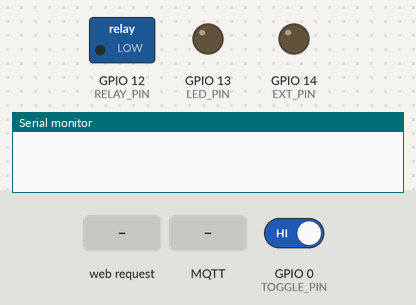
This sketch was run on a simulated ESP8266 (NodeMCU). On the bench: switched loads named in the sketch (green lamp = pin HIGH), output pins drawn as LEDs (lit = HIGH), the last lines printed to the serial monitor. Dashed ring = blinking. The inputs (shaded band) are chosen by the test bench; at power-on: GPIO 0 (TOGGLE_PIN) HIGH. WiFi joins after 1.5 s; servers stay silent unless stated; storage starts empty; no MQTT or app messages arrive unless stated. At 17.0 s the program restarts the board; the recording ends there.

Above: at 0.0 s.
At 7.8 s:
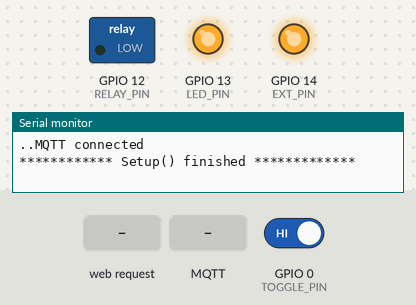
7.9 s: GPIO 0 (TOGGLE_PIN) driven LOW
At 8.17 s:
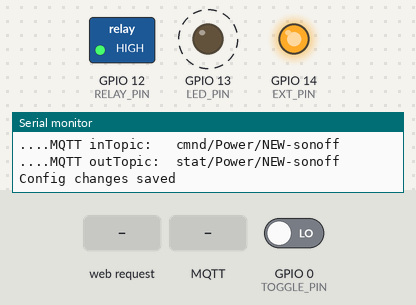
10.9 s: HTTP request GET / received
13.9 s: MQTT message "ON" arrives on the first subscribed topic
16.9 s: HTTP request GET /resetwifi received
Timing chart, 0 to 17.0 s (numbered marks = the images above; inputs shaded):
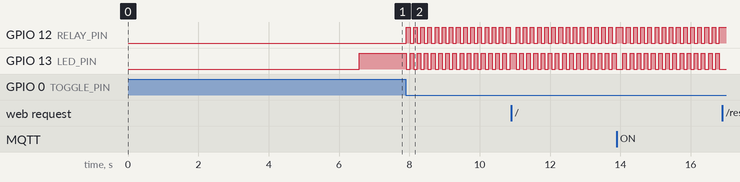

Measured:
- after the input at 7.9 s, GPIO 12 (RELAY_PIN), GPIO 13 (LED_PIN): alternates HIGH for 0.10 s and LOW for 0.10 s, starting at once
- after the input at 16.9 s, every drawn part: stays the same

The sketch:

sonoff.ino
```cpp
#include "User.h"                                                    // Our custom settings

/*----------------------------------------- Global variables -----------------------------------------*/
const static  String version = "1.8";                                // Version control no

WiFiClient                  WiFiClient;                              // The WiFi client object
WiFiManager                 wifiManager;         		                 // WiFiManager will do all the work of managing WiFi
PubSubClient                MQTTclient(WiFiClient);                  // MQTT client object
MDNSResponder mDNS;                                                  // Multi-Cast DNS object
ESP8266WebServer            httpServer(80);                          // WebServer on port 80

char deviceID[20]         = "                   ";                   // User specified name stored in configuration file

/* MQTT Settings */
char mqtt_server[30]      = "                            ";
int  mqtt_port;
char mqtt_user[10]        = "         ";
char mqtt_password[10]    = "         ";
char mqtt_inTopic[30]     = "                            ";
char mqtt_outTopic[30]    = "                            ";
long lastReconnectAttempt = 0;
long now;                                                            // Hold current millisecs device has been running

int state                 = 0;                                       // Initial state of power
boolean btnState          = false;                                   // Hold current state of relay

/* ------------------------------------------ Start of code ------------------------------------------*/

void setup() {

  #ifdef SERIAL_DEBUG
  Serial.begin(115200);
	delay(5000);
  debugln(F("************ Setup() started **************"));
  #endif

  if (!SPIFFS.begin()) {                                             // Start filesystem
  #ifdef SERIAL_DEBUG
    debugln(F("File system failed to mount"));
  #endif
    return;
  }

  #ifdef WIPE_SPIFFS
	if (SPIFFS.format()) {
		debugln(F("File System Formated"));
	}	else {
		debugln(F("File System Formatting Error"));
	}
  #endif

  if (!loadConfig()) {                                               // Load configuration file
  	return;
  }

  #ifdef SERIAL_DEBUG
  debugln(F("..Configuration start"));
  debug(F("....deviceID:       ")); debugln(deviceID);
  debug(F("....State:          ")); debugln(String(state));
  debug(F("....MQTT Server:    ")); debugln(mqtt_server);
  debug(F("....MQTT Port:      ")); debugln(String(mqtt_port));
  debug(F("....MQTT User:      ")); debugln(mqtt_user);
  debug(F("....MQTT Password:  ")); debugln(mqtt_password);
  debug(F("....MQTT inTopic:   ")); debugln(mqtt_inTopic);
  debug(F("....MQTT outTopic:  ")); debugln(mqtt_outTopic);

  debugln(F("..Configuration end"));
  #endif

	WiFi.hostname(deviceID);                                           // Set the hostname on network

  #ifdef SERIAL_DEBUG
	wifiManager.setDebugOutput(true);
  #else
	wifiManager.setDebugOutput(false);
  #endif

	wifiManager.setConfigPortalBlocking(false);                        // Config Portal will not block loop() from running
  if(!wifiManager.autoConnect(deviceID, WWW_PASSWD)) {               // Fetch WiFi values (from EEPROM) and try to connect
  }

  if (!mDNS.begin(deviceID, WiFi.localIP())) {                       // Start the mDNS responder for <deviceID>.local
  #ifdef SERIAL_DEBUG
    debugln(F("..Error setting up MDNS responder!"));
  #endif
    return;
  }

  mDNS.addService("sonoff", "tcp", 80);                              // Add service availability

  httpServer.onNotFound(handleNotFound);
	httpServer.on("/",             handleRoot);
	httpServer.on("/saveChanges",  handlesaveChanges);
	httpServer.on("/resetwifi",    handleWiFiReset);

  httpServer.begin();                                                // Start Web Server
  delay(10);

  MQTTclient.setServer(mqtt_server, mqtt_port);                      // Initialse MQTT client
  MQTTclient.setCallback(callback);                                  // Callback service for receiving MQTT messages

  // Initialise PIN's
	pinMode(LED_PIN, OUTPUT);                                          // LED
	pinMode(RELAY_PIN, OUTPUT);                                        // Relay for power
	pinMode(TOGGLE_PIN, INPUT);                                        // Onboard momentary switch
	pinMode(EXT_PIN, OUTPUT);                                          // Local switch (input and output)

  digitalWrite(EXT_PIN, HIGH);                                       // Not sure why I have to do this but it won't work otherwise!

  delay(10);

	// Initialise from previously saved state
	if (state == 1) {
		digitalWrite(LED_PIN, LOW);
		digitalWrite(RELAY_PIN, HIGH);
	}	else {
		digitalWrite(LED_PIN, HIGH);
		digitalWrite(RELAY_PIN, LOW);
	}

  // Require both of these statements to disable rogue AP
//	WiFi.softAPdisconnect (true);
//	WiFi.mode(WIFI_STA);

  delay(10);

  MQTTconnect();                                                     // Initial MQTT connection

  #ifdef SERIAL_DEBUG
  debugln(F("************ Setup() finished *************"));
  #endif

} // setup()


void relayToggle() {                                                 // Toggle relay and LED

	if(!digitalRead(RELAY_PIN)) {
  #ifdef SERIAL_DEBUG
	  debugln(F("Power On"));
  #endif
		digitalWrite(LED_PIN, LOW);
		digitalWrite(RELAY_PIN, HIGH);
		MQTTclient.publish(mqtt_outTopic, "ON");
		state = 1;

	} else {
  #ifdef SERIAL_DEBUG
		  debugln(F("Power Off"));
  #endif
			digitalWrite(LED_PIN, HIGH);
			digitalWrite(RELAY_PIN, LOW);
			MQTTclient.publish(mqtt_outTopic, "OFF");
			state = 0;
	}

	saveConfig();

} // relayToggle()


void relayOn() {                                                     // Toggle relay and LED

  #ifdef SERIAL_DEBUG
	debugln(F("Power On"));
  #endif

  digitalWrite(LED_PIN, LOW);
	digitalWrite(RELAY_PIN, HIGH);
	MQTTclient.publish(mqtt_outTopic, "ON");

	state = 1;
	saveConfig();

} // relayOn()


void relayOff() {                                                    // Toggle relay and LED

  #ifdef SERIAL_DEBUG
	debugln(F("Power Off"));
  #endif

  digitalWrite(LED_PIN, HIGH);
	digitalWrite(RELAY_PIN, LOW);
	MQTTclient.publish(mqtt_outTopic, "OFF");

	state = 0;
	saveConfig();

} // relayOff()


void reboot() {
//  ESP.reset();
  ESP.restart();
  delay(1000);
} //reboot()


void loop() {

	//
	// Non-blocking connect to MQTT if WiFi is connected.
  // This allows other parts of the loop to run whilst no MQTT connection
  // If theres no WiFi that will be handled by WiFiManager
  //
  if ((WiFi.status() == WL_CONNECTED) && !MQTTclient.connected()) {

    // Require both of these statements to disable rogue AP
    WiFi.mode(WIFI_STA);
    WiFi.softAPdisconnect (true);
    delay(50);

    now = millis();
    if ( (now - lastReconnectAttempt) > MQTT_DELAY_RECONNECT) {      // Attempt MQTT conncection if we tried over 5 secs ago
      lastReconnectAttempt = now;
      // Attempt to reconnect MQTT
      if (MQTTconnect()) {
        // Client connected
        lastReconnectAttempt = 0;
      }
    }
  }

  if (MQTTclient.connected()) {
    MQTTclient.loop();                                               // If MQTT Client connected check for MQTT activity
    delay(10);
  }

	wifiManager.process();                                             // WiFi Manager Configuration Portal

	httpServer.handleClient();                                         // Give time to Web Server
	delay (10);

	//
	// Onboard toggle button
	//
	if(!digitalRead(TOGGLE_PIN))
		relayToggle();

	//
	// External button one way
	//
	if(!digitalRead(EXT_PIN) && (!btnState)) {
		btnState = true;
		relayToggle();
	}

	//
	// External button other way
	//
	if(digitalRead(EXT_PIN) && (btnState)) {
		btnState = false;
		relayToggle();
	}

	yield();

} // loop()


void debug(String message) {
	Serial.print(message);
}


void debugln(String message) {
	Serial.println(message);
}
```

Functions.h
```cpp
bool    loadConfig();
bool    saveConfig();

void    handleNotFound();
void    handleRoot();
void    saveChanges();
void    handleWiFiReset();

boolean MQTTconnect();
void    callback(char* topic, byte* payload, unsigned int length);

void    relayToggle();
void    relayOn();
void    relayOff();
void    reboot();
void    debug(String message);
void    debugln(String message);
```

JSON.ino
```cpp
bool loadConfig() {                                                  // Load JSON conig file from SPIFFS

  File configFile = SPIFFS.open(CONFIGFILE, "r");
  if (!configFile) {
    #ifdef SERIAL_DEBUG
    debugln(F("No config file found will use default values"));
    #endif
		strcpy(deviceID,      NEW_deviceID);
		strcpy(mqtt_server,	  NEW_mqtt_server);
		mqtt_port =           NEW_mqtt_port;
		strcpy(mqtt_user,	    NEW_mqtt_user);
		strcpy(mqtt_password, NEW_mqtt_password);
		strcpy(mqtt_inTopic,  NEW_mqtt_inTopic);
		strcpy(mqtt_outTopic, NEW_mqtt_outTopic);

		return(true);
  }

	// Calculate buffer size to hold file contents
  const size_t bufferSize = JSON_OBJECT_SIZE(3) + JSON_OBJECT_SIZE(6) + 220;
  // Allocate buffer to store contents of file
  std::unique_ptr<char[]> buf(new char[bufferSize]);

  // We don't use String here because ArduinoJson library requires the input
  // buffer to be mutable. If you don't use ArduinoJson, you may as well
  // use configFile.readString instead.
  configFile.readBytes(buf.get(), bufferSize);

	DynamicJsonDocument doc(bufferSize);
	DeserializationError error = deserializeJson(doc, buf.get());
	if (error) {
		debug(F("Error in Parsing JSON: ")); debugln(error.c_str());
		configFile.close();
  	return false;
	}

	const char* t_deviceID       = doc["deviceID"];     strcpy(deviceID, t_deviceID);
	state                        = doc["state"];

	JsonObject MQTT = doc["MQTT"];

	const char* t_MQTT_server    = MQTT["Server"];      strcpy(mqtt_server,      t_MQTT_server);
	mqtt_port                    = MQTT["Port"];
	const char* t_MQTT_user      = MQTT["User"];        strcpy(mqtt_user,        t_MQTT_user);
	const char* t_MQTT_password  = MQTT["Password"];    strcpy(mqtt_password,    t_MQTT_password);
	const char* t_MQTT_inTopic   = MQTT["inTopic"];     strcpy(mqtt_inTopic,     t_MQTT_inTopic);
	const char* t_MQTT_outTopic  = MQTT["outTopic"];    strcpy(mqtt_outTopic,    t_MQTT_outTopic);

	configFile.close();

  #ifdef SERIAL_DEBUG
  debugln(F("Config file loaded"));
  #endif

  delay(50);
  return (true);

} // loadConfig()


bool saveConfig() {                                                  // Save JSON config file to SPIFFS

  SPIFFS.remove(CONFIGFILE);

  File configFile = SPIFFS.open(CONFIGFILE, "w");
  if (!configFile) {
  #ifdef SERIAL_DEBUG
    debugln(F("Failed to open config file for writing"));
  #endif
    return (false);
  }

  #ifdef SERIAL_DEBUG
  debugln(F("..Contents to save"));
  debug(F("....deviceID:       ")); debugln(deviceID);
  debug(F("....State:          ")); debugln(String(state));
  debug(F("....MQTT Server:    ")); debugln(mqtt_server);
  debug(F("....MQTT Port:      ")); debugln(String(mqtt_port));
  debug(F("....MQTT User:      ")); debugln(mqtt_user);
  debug(F("....MQTT Password:  ")); debugln(mqtt_password);
  debug(F("....MQTT inTopic:   ")); debugln(mqtt_inTopic);
  debug(F("....MQTT outTopic:  ")); debugln(mqtt_outTopic);
  #endif

// 	const size_t bufferSize = JSON_OBJECT_SIZE(3) + JSON_OBJECT_SIZE(6);
//  DynamicJsonDocument doc(bufferSize);
   DynamicJsonDocument doc(512);

  doc["deviceID"]  = deviceID;
	doc["state"]     = state;

	JsonObject MQTT = doc.createNestedObject("MQTT");

	MQTT["Server"]   = mqtt_server;
	MQTT["Port"]     = mqtt_port;
	MQTT["User"]     = mqtt_user;
	MQTT["Password"] = mqtt_password;
	MQTT["inTopic"]  = mqtt_inTopic;
	MQTT["outTopic"] = mqtt_outTopic;

  if (serializeJson(doc, configFile) == 0) {
  #ifdef SERIAL_DEBUG
    debugln(F("Failed to write config file"));
    delay(500);
  #endif
    return (false);
  }

  configFile.close();

  #ifdef SERIAL_DEBUG
  debugln(F("Config changes saved"));
  #endif

  delay(50);
  return (true);

} // saveConfig()
```

MQTT.ino
```cpp
boolean MQTTconnect() {

  #ifdef SERIAL_DEBUG
	debug(F("Attempting MQTT connection to ")); debug(mqtt_server); debug(F(":")); debug(String(mqtt_port)); debug(F(" with ")); debug(mqtt_user); debug(F("/")); debugln(mqtt_password);
  #endif

  if (MQTTclient.connect(deviceID, mqtt_user, mqtt_password)) {
  	if(!digitalRead(RELAY_PIN)) {
			MQTTclient.publish(mqtt_outTopic, "OFF");
		} else {
			MQTTclient.publish(mqtt_outTopic, "ON");
		}
  	MQTTclient.subscribe(mqtt_inTopic);
  	MQTTclient.subscribe(IP_REQUEST);

    #ifdef SERIAL_DEBUG
    debugln(F("..MQTT connected"));
    #endif

  } else {
    #ifdef SERIAL_DEBUG
    debugln(F("..MQTT connection failed"));
    #endif
  }

  delay(10);
  return MQTTclient.connected();

} // MQTTconnect()

void callback(char* topic, byte* payload, unsigned int length) {

  #ifdef SERIAL_DEBUG
  debug(F("In MQTT Callback() message arrived ")); debugln(topic);
  #endif

  //
  // Block to process IP_REQUEST messages
  //
  if (strcmp(topic, IP_REQUEST)==0) {                                // Check if message is for IP request

  	String replyMessage = IP_REPLY;                                  // Build the MQTT reply messsage name
  	replyMessage.concat(deviceID);                                   // ...

  	String Msg = WiFi.localIP().toString();                          // Build MQTT message payload contents

    #ifdef SERIAL_DEBUG
		debug(F("MQTT Publish ")); debug(replyMessage.c_str()); debug(F(" with payload ")); debugln(Msg.c_str());
    #endif

		MQTTclient.publish(replyMessage.c_str(), Msg.c_str());		       // Publish message to Broker

		delay(10);
		return;

  }

  //
  // Block to process regular messages
  //
	String msgContents;
  if (strcmp(topic, mqtt_inTopic)==0) {                              // Check if message is to Power toggle
    for (int i = 0; (i < (int)length); i++) {
			char receivedChar = (char)payload[i];
			msgContents.concat(receivedChar);
    }

    #ifdef SERIAL_DEBUG
		debug(F("..Payload: ")); debugln(msgContents.c_str());
    #endif

		if (msgContents == "ON")
			relayOn();

		if (msgContents == "OFF")
			relayOff();

		delay(10);
 	  return;
  }

  //
  // Not interested in this message
  //
  #ifdef SERIAL_DEBUG
	debugln(F("..Message ignored"));
  #endif

} // callback()
```

User.h
```cpp
#define SERIAL_DEBUG                                                 // Uncomment to enable serial debug output
//#define WIPE_SPIFFS                                                  // Uncomment to wipe data (does not include WiFi)

#include <FS.h>                                                      // SPIFFS support
#include <ArduinoJson.h>                                             // Read, write JSON format
#include <ESP8266WiFi.h>                                             // ESP8266 Core WiFi Library
#include <ESP8266WebServer.h>                                        // Local WebServer used to serve the configuration portal
#include <PubSubClient.h>                                            // MQTT Client Publish and Subscribe
#include <DNSServer.h>                                               // Local DNS Server used for redirecting all requests to the configuration portal
#include <ESP8266mDNS.h>                                             // Include the mDNS library
#include <WiFiManager.h>                                             // https://github.com/tzapu/WiFiManager WiFi Configuration Magic

#include "Functions.h"                                               // Our functions
#include "mainPage.h"                                                // Our main HTML page

#define LED_PIN								13																		 // LED indicator
#define RELAY_PIN							12																		 // Relay for power switch
#define TOGGLE_PIN					  00																		 // On board button
#define EXT_PIN   					  14																		 // GPIO14 external switch

#define MQTT_DELAY_RECONNECT  10000                                  // Delay between MQTT reconnects
#define WWW_USER              "admin"                                // User for web page
#define WWW_PASSWD            "esp8266ex"                            // Password for web page
#define CONFIGFILE            "/config.json"                         // Configuration file holding various values
#define IP_REQUEST            "IP/Request"                           // MQTT IP Request Message
#define IP_REPLY              "IP/Reply/"                            // MQTT IP Reply Message

//
// Following values are used if no config file is found
//
#define NEW_deviceID					"NEW-sonoff"
#define NEW_mqtt_server       "0.0.0.0"
#define NEW_mqtt_port         1883
#define NEW_mqtt_user         "user"
#define NEW_mqtt_password     "password"
#define NEW_mqtt_inTopic      "cmnd/Power/NEW-sonoff"
#define NEW_mqtt_outTopic     "stat/Power/NEW-sonoff"
```

Source omitted: Web.ino (3207 bytes), mainPage.h (2343 bytes)
